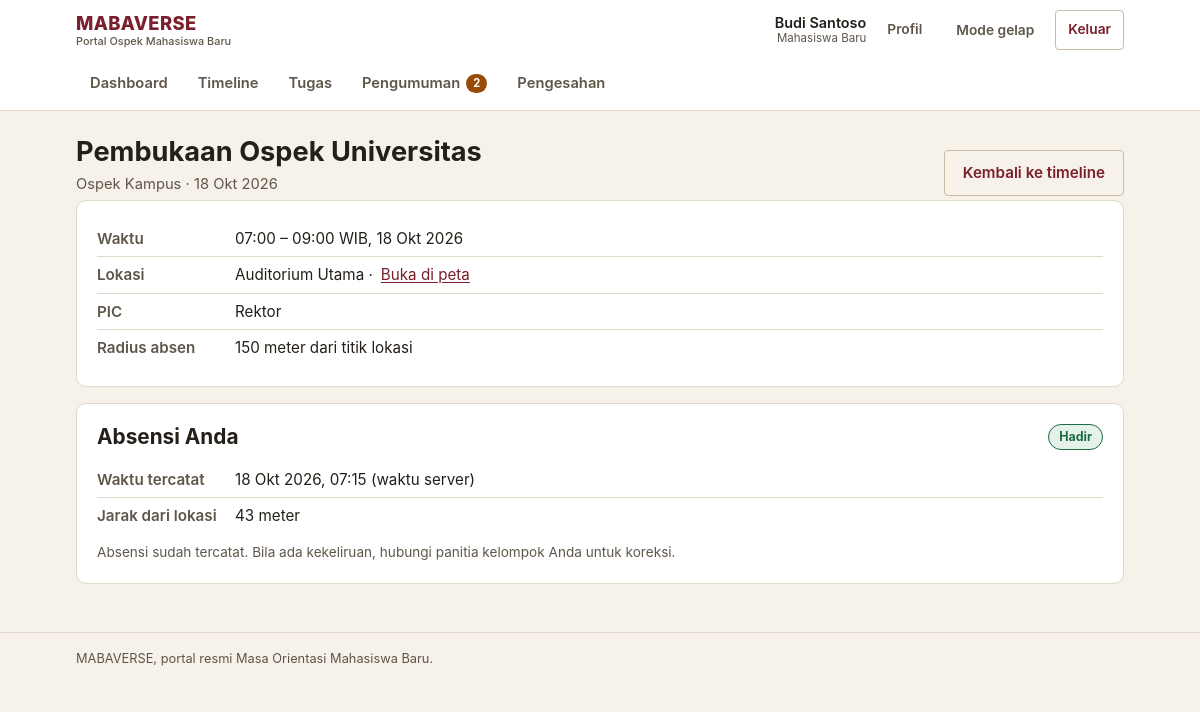
Screenshot of /detail-sesi/1 (signed in) with the database file from the repository.
### tables this page shows
CREATE TABLE sesi (
    id INT AUTO_INCREMENT PRIMARY KEY,
    tahap_id INT NOT NULL,
    judul VARCHAR(255) NOT NULL,
    tanggal DATE NOT NULL,
    jam_mulai TIME NOT NULL,
    jam_selesai TIME NOT NULL,
    lokasi_text VARCHAR(255) NOT NULL,
    lokasi_lat DECIMAL(10, 8) DEFAULT NULL,
    lokasi_lng DECIMAL(11, 8) DEFAULT NULL,
    radius_meter INT DEFAULT 150,
    pic VARCHAR(255) DEFAULT NULL,
    created_at TIMESTAMP DEFAULT CURRENT_TIMESTAMP,
    FOREIGN KEY (tahap_id) REFERENCES tahap_ospek(id) ON DELETE CASCADE
);

CREATE TABLE tahap_ospek (
    id INT AUTO_INCREMENT PRIMARY KEY,
    judul VARCHAR(255) NOT NULL,
    deskripsi TEXT,
    urutan INT NOT NULL,
    tanggal_mulai DATETIME NOT NULL,
    tanggal_selesai DATETIME NOT NULL,
    target_level ENUM('universitas', 'fakultas', 'jurusan') DEFAULT 'universitas',
    lokasi_text VARCHAR(255) DEFAULT NULL,
    lampiran VARCHAR(255) DEFAULT NULL,
    status ENUM('belum_mulai', 'berlangsung', 'selesai') DEFAULT 'belum_mulai',
    created_at TIMESTAMP DEFAULT CURRENT_TIMESTAMP,
    updated_at TIMESTAMP DEFAULT CURRENT_TIMESTAMP ON UPDATE CURRENT_TIMESTAMP
);

CREATE TABLE absensi (
    id INT AUTO_INCREMENT PRIMARY KEY,
    sesi_id INT NOT NULL,
    user_id INT NOT NULL,
    foto_path VARCHAR(255) NOT NULL,
    lat DECIMAL(10, 8) NOT NULL,
    lng DECIMAL(11, 8) NOT NULL,
    jarak_dari_lokasi_meter DECIMAL(10, 2) DEFAULT NULL,
    waktu_submit_server TIMESTAMP DEFAULT CURRENT_TIMESTAMP,
    status ENUM('hadir', 'di_luar_radius', 'terlambat', 'tidak_hadir', 'izin') DEFAULT 'hadir',
    diverifikasi_oleh INT DEFAULT NULL,
    catatan TEXT DEFAULT NULL,
    updated_at TIMESTAMP DEFAULT CURRENT_TIMESTAMP ON UPDATE CURRENT_TIMESTAMP,
    FOREIGN KEY (sesi_id) REFERENCES sesi(id) ON DELETE CASCADE,
    FOREIGN KEY (user_id) REFERENCES users(id) ON DELETE CASCADE,
    FOREIGN KEY (diverifikasi_oleh) REFERENCES users(id) ON DELETE SET NULL,
    UNIQUE KEY unique_absensi (sesi_id, user_id)
);

### controllers/MabaController.php (called while the page is built, shortened)
<?php
require_once __DIR__ . '/../models/Timeline.php';
require_once __DIR__ . '/../models/Absensi.php';
class MabaController {
    public function detailSesi($sesi_id) {
        $timelineModel = new Timeline();
        $absensiModel = new Absensi();
        $sesi = $timelineModel->getSesiById($sesi_id);
        $tahap = $timelineModel->getTahapById($sesi['tahap_id']);
        $absensi_exists = $absensiModel->checkAbsensiExists($sesi_id, $_SESSION['user_id']);
        $absensi_saya = $absensi_exists ? $absensiModel->getAbsensiByUserSesi($_SESSION['user_id'], $sesi_id) : null;
        include_once __DIR__ . '/../views/maba/detail_sesi.php';
    }
}

### config/database.php (called while the page is built)
<?php
require_once __DIR__ . '/config.php';
class Database {
    private static $instance = null;
    private $pdo;
    private function __construct() {
        try {
            $dsn = "mysql:host=" . DB_HOST . ";dbname=" . DB_NAME . ";charset=" . DB_CHARSET;
            $options = [
                PDO::ATTR_ERRMODE => PDO::ERRMODE_EXCEPTION,
                PDO::ATTR_DEFAULT_FETCH_MODE => PDO::FETCH_ASSOC,
                PDO::ATTR_EMULATE_PREPARES => false,
            ];
            $this->pdo = new PDO($dsn, DB_USER, DB_PASS, $options);
        } catch (PDOException $e) {
            error_log('[MABAVERSE] Koneksi database gagal: ' . $e->getMessage());
            if (defined('APP_ENV') && APP_ENV === 'production') {
                throw new RuntimeException('Layanan database sedang tidak tersedia.');
            }
            die("Koneksi database gagal: " . $e->getMessage()
                . " — periksa DB_HOST/DB_USER/DB_PASS di config/config.local.php dan pastikan MySQL berjalan.");
        }
    }
    public static function getInstance() {
        if (self::$instance === null) {
            self::$instance = new self();
        }
        return self::$instance;
    }
    public function getConnection() {
        return $this->pdo;
    }
}

### models/Timeline.php (called while the page is built, shortened)
<?php
require_once __DIR__ . '/../config/config.php';
class Timeline {
    private $db;
    public function __construct() {
        $this->db = Database::getInstance()->getConnection();
    }
    public function getTahapById($id) {
        $stmt = $this->db->prepare("SELECT * FROM tahap_ospek WHERE id = ?");
        $stmt->execute([$id]);
        return $stmt->fetch();
    }
    public function getSesiById($id) {
        $stmt = $this->db->prepare("SELECT * FROM sesi WHERE id = ?");
        $stmt->execute([$id]);
        return $stmt->fetch();
    }
}

### config/config.php (called while the page is built, shortened)
<?php
function e($value) {
    return htmlspecialchars((string)$value, ENT_QUOTES, 'UTF-8');
}
function status_meta($status) {
    $map = [
        'hadir'             => ['Hadir', 'ok'],
        'di_luar_radius'    => ['Di luar radius', 'warn'],
        'terlambat'         => ['Terlambat', 'warn'],
        'tidak_hadir'       => ['Tidak hadir', 'danger'],
        'izin'              => ['Izin', 'info'],
        'terkumpul'         => ['Terkumpul', 'info'],
        'revisi'            => ['Perlu revisi', 'warn'],
        'diterima'          => ['Diterima', 'ok'],
        'belum_dikumpulkan' => ['Belum dikumpulkan', 'neutral'],
        'disahkan'          => ['Disahkan', 'ok'],
        'belum_memenuhi'    => ['Belum memenuhi syarat', 'danger'],
        'belum_mulai'       => ['Belum mulai', 'neutral'],
        'berlangsung'       => ['Berlangsung', 'brand'],
        'selesai'           => ['Selesai', 'ok'],
        'normal'            => ['Normal', 'neutral'],
        'penting'           => ['Penting', 'warn'],
        'mendesak'          => ['Mendesak', 'danger'],
    ];
    if (isset($map[$status])) {
        return $map[$status];
    }
    return [ucwords(str_replace('_', ' ', (string)$status)), 'neutral'];
}
function format_tanggal($datetime, $dengan_waktu = true) {
    $ts = strtotime($datetime);
    $bulan = [1 => 'Jan', 'Feb', 'Mar', 'Apr', 'Mei', 'Jun', 'Jul', 'Agu', 'Sep', 'Okt', 'Nov', 'Des'];
    $hasil = date('j', $ts) . ' ' . $bulan[(int)date('n', $ts)] . ' ' . date('Y', $ts);
    if ($dengan_waktu) {
        $hasil .= ', ' . date('H:i', $ts);
    }
    return $hasil;
}
require_once __DIR__ . '/database.php';

### models/Absensi.php (called while the page is built, shortened)
<?php
require_once __DIR__ . '/../config/config.php';
class Absensi {
    private $db;
    public function __construct() {
        $this->db = Database::getInstance()->getConnection();
    }
    public function checkAbsensiExists($sesi_id, $user_id) {
        $stmt = $this->db->prepare("SELECT id FROM absensi WHERE sesi_id = ? AND user_id = ?");
        $stmt->execute([$sesi_id, $user_id]);
        return $stmt->fetch() !== false;
    }
    public function getAbsensiByUserSesi($user_id, $sesi_id) {
        $stmt = $this->db->prepare("SELECT * FROM absensi WHERE user_id = ? AND sesi_id = ?");
        $stmt->execute([$user_id, $sesi_id]);
        return $stmt->fetch();
    }
}

### views/maba/detail_sesi.php (the view, shortened to what this page needs)
<?php
include __DIR__ . '/../layouts/header.php';
?>
<div class="page-head">
    <div>
        <h1><?= e($sesi['judul']) ?></h1>
        <p class="page-sub"><?= e($tahap['judul'] ?? '') ?> &middot; <?= e(format_tanggal($sesi['tanggal'], false)) ?></p>
    </div>
    <div class="page-actions">
        <a class="btn btn-outline" href="<?= BASE_URL ?>timeline">Kembali ke timeline</a>
    </div>
</div>
<div class="card">
    <ul class="meta-list">
        <li><span class="meta-label">Waktu</span>
            <?= e(date('H:i', strtotime($sesi['jam_mulai']))) ?> &ndash; <?= e(date('H:i', strtotime($sesi['jam_selesai']))) ?> WIB,
            <?= e(format_tanggal($sesi['tanggal'], false)) ?>
        </li>
        <li><span class="meta-label">Lokasi</span>
            <?= e($sesi['lokasi_text']) ?>
            <?php if ($sesi['lokasi_lat'] && $sesi['lokasi_lng']): ?>
            &middot; <a href="https://www.google.com/maps?q=<?= e($sesi['lokasi_lat']) ?>,<?= e($sesi['lokasi_lng']) ?>" target="_blank" rel="noopener">Buka di peta</a>
            <?php endif; ?>
        </li>
        <?php if ($sesi['pic']): ?>
        <li><span class="meta-label">PIC</span> <?= e($sesi['pic']) ?></li>
        <?php endif; ?>
        <?php if ($sesi['lokasi_lat'] && $sesi['lokasi_lng']): ?>
        <li><span class="meta-label">Radius absen</span> <?= (int)$sesi['radius_meter'] ?> meter dari titik lokasi</li>
        <?php endif; ?>
    </ul>
</div>
<?php if ($absensi_exists && $absensi_saya): ?>
<?php list($absen_label, $absen_tone) = status_meta($absensi_saya['status']); ?>
<div class="card">
    <div class="card-head">
        <h2>Absensi Anda</h2>
        <span class="chip chip-<?= $absen_tone ?>"><?= e($absen_label) ?></span>
    </div>
    <ul class="meta-list">
        <li><span class="meta-label">Waktu tercatat</span> <?= e(format_tanggal($absensi_saya['waktu_submit_server'])) ?> (waktu server)</li>
        <?php if ($absensi_saya['jarak_dari_lokasi_meter'] !== null): ?>
        <li><span class="meta-label">Jarak dari lokasi</span> <?= e(number_format((float)$absensi_saya['jarak_dari_lokasi_meter'], 0, ',', '.')) ?> meter</li>
        <?php endif; ?>
    </ul>
    <p class="muted small mb-0 mt-1">Absensi sudah tercatat. Bila ada kekeliruan, hubungi panitia kelompok Anda untuk koreksi.</p>
</div>
<?php endif; ?>
<?php include __DIR__ . '/../layouts/footer.php'; ?>

### assets/css/style.css (style rules this page uses)
:root { --bg: #F6F1E9; --surface: #FFFFFF; --surface-alt: #F0E9DE; --ink: #241F19; --ink-soft: #5F564A; --line: #E2D8C9; --line-strong: #C9BCA8; --brand: #7A1F2B; --brand-strong: #5E1620; --brand-soft: #F5E7E8; --brand-ink: #FFFFFF; --accent: #9A4A08; --accent-soft: #FBEEDD; --ok: #1E6B43; --ok-soft: #E4F2E9; --warn: #8A4B0F; --warn-soft: #FBEEDC; --danger: #A32A22; --danger-soft: #F9E6E4; --info: #2E5375; --info-soft: #E7EEF5; --radius-sm: 4px; --radius: 10px; --shadow-1: 0 1px 2px rgba(36, 31, 25, 0.08), 0 6px 16px rgba(36, 31, 25, 0.07); --maxw: 1080px; --font: -apple-system, BlinkMacSystemFont, "Segoe UI", Roboto, "Helvetica Neue", Arial, sans-serif; }
*, *::before, *::after { box-sizing: border-box; }
html { -webkit-text-size-adjust: 100%; }
body { margin: 0; background: var(--bg); color: var(--ink); font-family: var(--font); font-size: 16px; line-height: 1.55; }
h1, h2, h3, h4 { margin: 0 0 0.5em; line-height: 1.25; font-weight: 700; }
h1 { font-size: clamp(1.3rem, 1.1rem + 1vw, 1.7rem); }
h2 { font-size: clamp(1.1rem, 1rem + 0.6vw, 1.3rem); }
p { margin: 0 0 1em; }
a { color: var(--brand); text-decoration-thickness: 1px; text-underline-offset: 2px; }
.muted { color: var(--ink-soft); }
.small { font-size: 0.85rem; }
.mt-1 { margin-top: 8px; }
.mb-0 { margin-bottom: 0; }
.page-head { display: flex; align-items: flex-end; justify-content: space-between; gap: 12px; flex-wrap: wrap; margin: 24px 0 4px; }
.page-head h1 { margin: 0; }
.page-head .page-sub { color: var(--ink-soft); margin: 4px 0 0; font-size: 0.92rem; }
.page-actions { display: flex; gap: 8px; flex-wrap: wrap; }
.btn { display: inline-flex; align-items: center; justify-content: center; gap: 6px; min-height: 44px; padding: 10px 18px; border-radius: var(--radius-sm); border: 1px solid transparent; background: var(--brand); color: var(--brand-ink); font-family: inherit; font-size: 0.95rem; font-weight: 600; text-decoration: none; cursor: pointer; transition: background-color 120ms ease, border-color 120ms ease, color 120ms ease; }
.btn-outline { background: transparent; color: var(--brand); border-color: var(--line-strong); }
.card { background: var(--surface); border: 1px solid var(--line); border-radius: var(--radius); padding: 20px; margin-bottom: 16px; }
.card-head { display: flex; align-items: center; justify-content: space-between; gap: 12px; flex-wrap: wrap; margin-bottom: 12px; }
.card-head h2, .card-head h3 { margin: 0; }
.chip { display: inline-block; padding: 2px 10px; border-radius: 999px; font-size: 0.78rem; font-weight: 700; white-space: nowrap; border: 1px solid transparent; }
.chip-ok { background: var(--ok-soft); color: var(--ok); border-color: var(--ok); }
.meta-list { list-style: none; margin: 0; padding: 0; font-size: 0.95rem; }
.meta-list li { display: flex; gap: 8px; padding: 6px 0; border-bottom: 1px solid var(--line); flex-wrap: wrap; }
.meta-list li:last-child { border-bottom: none; }
.meta-list .meta-label { min-width: 130px; color: var(--ink-soft); font-weight: 600; }

### rows the page displays
sesi: judul "Pembukaan Ospek Universitas", tanggal "18 Okt 2026", jam_mulai "07:00", jam_selesai "09:00", lokasi_text "Auditorium Utama", pic "Rektor", radius_meter "150"
tahap_ospek: judul "Ospek Kampus"
absensi: waktu_submit_server "18 Okt 2026, 07:15", jarak_dari_lokasi_meter "43"

### other values shown
$user_nama "Budi Santoso"
$role_label "Mahasiswa Baru"
$label "Dashboard"
$label "Timeline"
$label "Tugas"
$label "Pengumuman"
$unread_pengumuman "2"
$label "Pengesahan"
$absen_label "Hadir"
